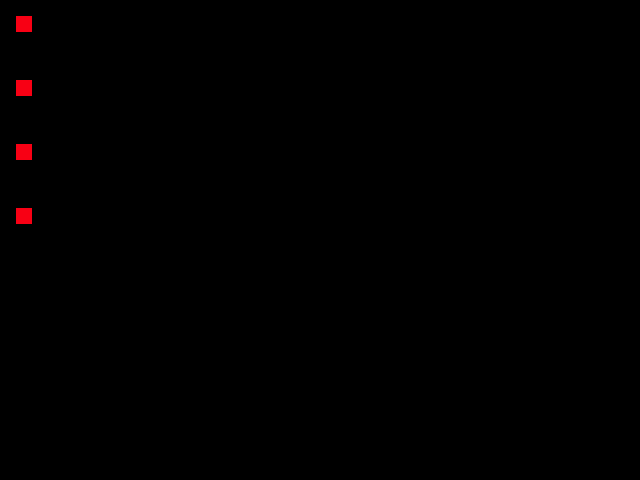

A 2D game scene composited from a Tiled map and its tileset images. What follows is a short description and the map's XML, with each tile layer's data collapsed to a summary:
An orthogonal 40x30 tile map with 16x16 px tiles, 2 tile layers (output_collision, regions), 1 hidden layer not drawn, 2 tilesets.

<map version="1.0" orientation="orthogonal" width="40" height="30" tilewidth="16" tileheight="16">
 <tileset firstgid="1" name="collision" tilewidth="16" tileheight="16">
  <image source="collision.png" width="80" height="32" />
 </tileset>
 <tileset firstgid="11" name="tiles" tilewidth="16" tileheight="16">
  <image source="tiles.png" width="128" height="64" />
 </tileset>
 <layer name="input_tiles" width="40" height="30" visible="0">
  <data>[1200 cells, 4 non-empty, 4 distinct tile ids]</data>
 </layer>
 <layer name="output_collision" width="40" height="30">
  <data>[1200 cells, 4 non-empty, 1 distinct tile ids]</data>
 </layer>
 <layer name="regions" width="40" height="30">
  <data>[1200 cells, 4 non-empty, 1 distinct tile ids]</data>
 </layer>
</map>
